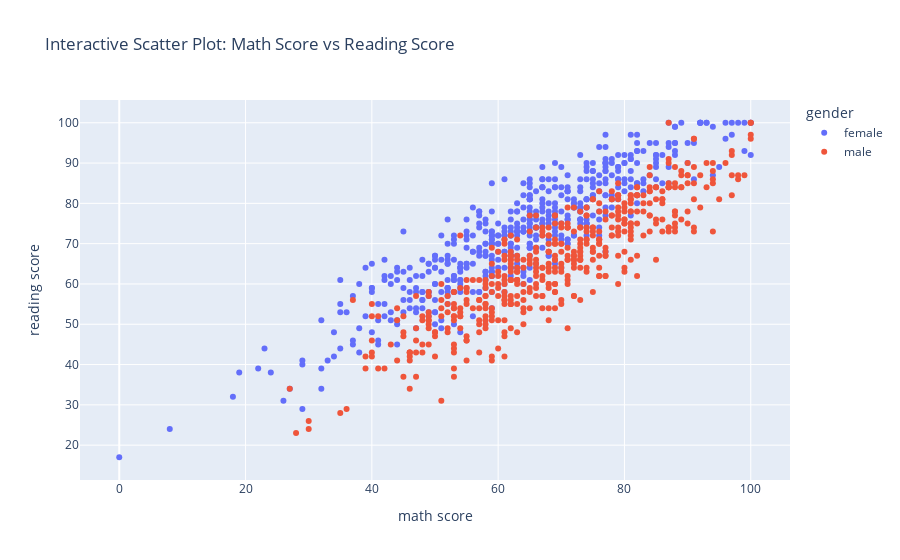

Notebook code cell kept with this figure:
### Markdown cell above
**Visualizations: Interactive Scatter Plot**

An interactive scatter plot is created to analyze the relationship between two numerical columns (e.g., math and reading scores), with points colored based on a categorical column, such as gender. This plot provides an intuitive way to explore the data.

### Code cell
import plotly.express as px

# Replace with actual column names
fig = px.scatter(data, 
                 x="math score", 
                 y="reading score", 
                 color="gender",  # Categorical column
                 title="Interactive Scatter Plot: Math Score vs Reading Score")
fig.show()

### Figure 1 — Plotly figure (JSON) as saved in the notebook; plotly's stock layout.template omitted (floating-point values rounded to 4 significant figures; data arrays with more than 128 entries replaced by an {"elided": "..."} marker saying what was removed)
{"data": [{"hovertemplate": "gender=female<br>math score=%{x}<br>reading score=%{y}<extra></extra>", "legendgroup": "female", "marker": {"color": "#636efa", "symbol": "circle"}, "mode": "markers", "name": "female", "orientation": "v", "showlegend": true, "type": "scatter", "x": {"elided": "518 int values"}, "xaxis": "x", "y": {"elided": "518 int values"}, "yaxis": "y"}, {"hovertemplate": "gender=male<br>math score=%{x}<br>reading score=%{y}<extra></extra>", "legendgroup": "male", "marker": {"color": "#EF553B", "symbol": "circle"}, "mode": "markers", "name": "male", "orientation": "v", "showlegend": true, "type": "scatter", "x": {"elided": "482 int values"}, "xaxis": "x", "y": {"elided": "482 int values"}, "yaxis": "y"}], "layout": {"legend": {"title": {"text": "gender"}, "tracegroupgap": 0}, "title": {"text": "Interactive Scatter Plot: Math Score vs Reading Score"}, "xaxis": {"anchor": "y", "domain": [0, 1], "title": {"text": "math score"}}, "yaxis": {"anchor": "x", "domain": [0, 1], "title": {"text": "reading score"}}}}
